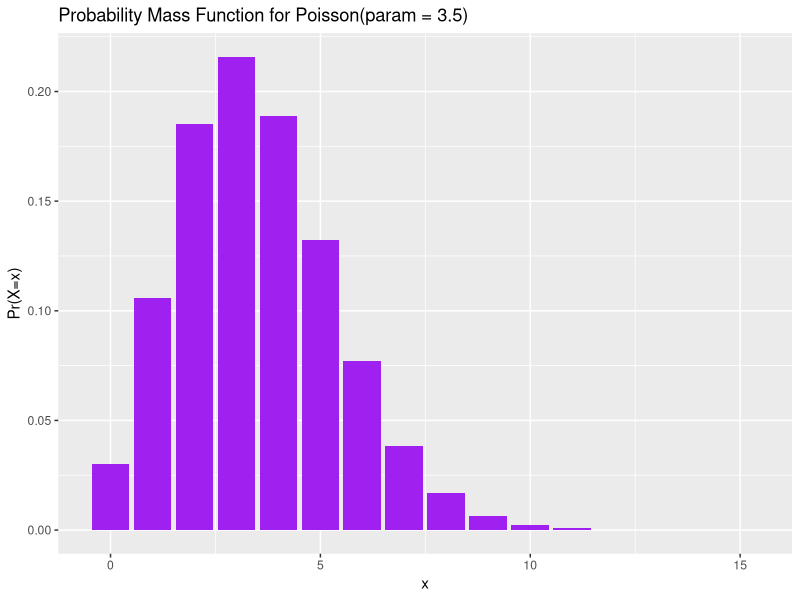
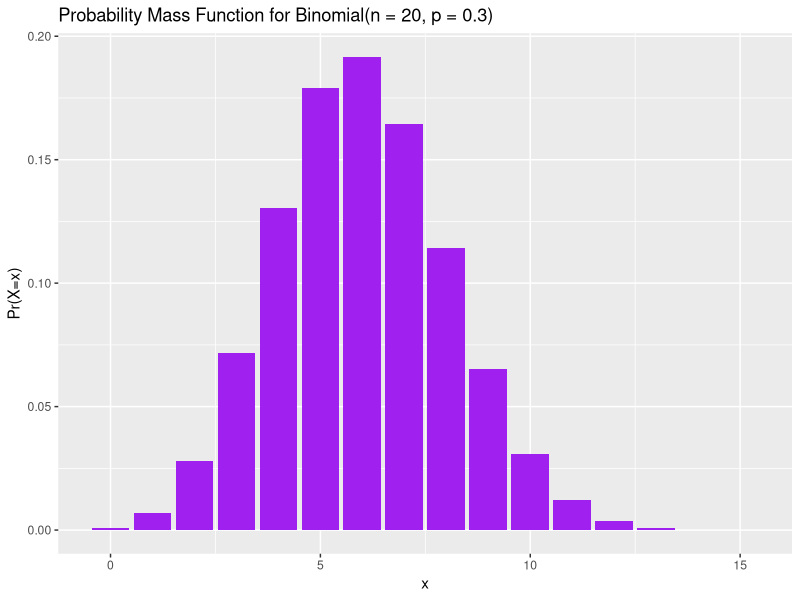
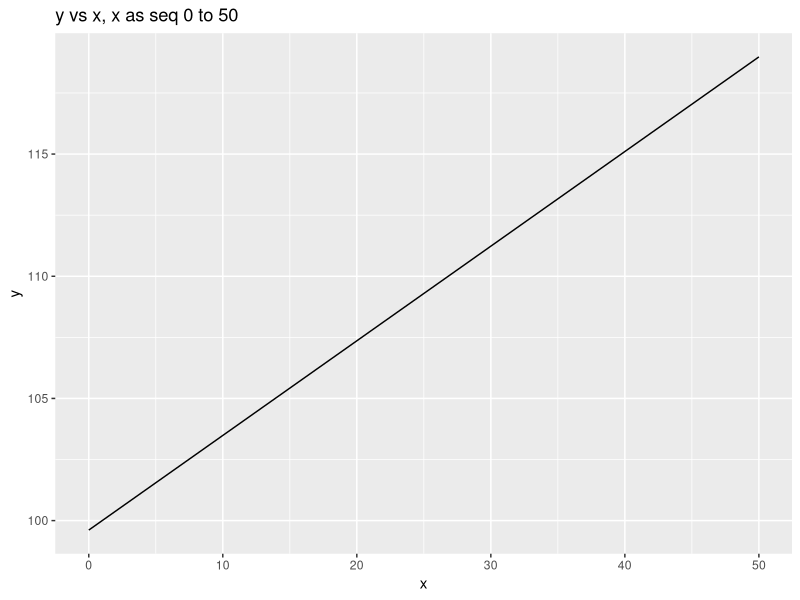
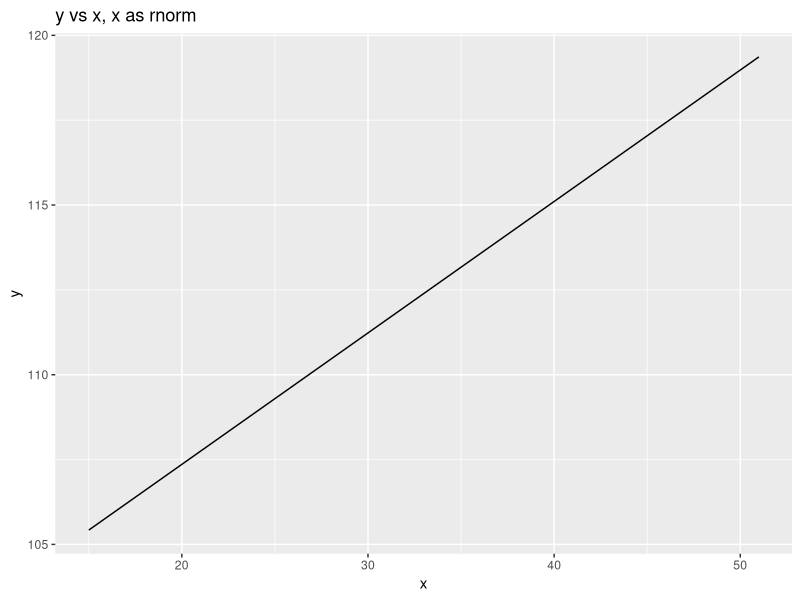

R code for these plots, in order:
## ---- chunk 1
knitr::opts_chunk$set(echo = TRUE, tidy = T)
library(tidyverse)
## ---- chunk 2
poissonpmf <- tibble(x = 0:15, prob = dpois(x, 3.5))

ggplot(data = poissonpmf, mapping = aes(x = x, y = prob)) +
  geom_col(fill = 'purple') +
  ggtitle("Probability Mass Function for Poisson(param = 3.5)") +
  xlab("x") + ylab("Pr(X=x)")
## ---- chunk 3
random_binom <- tibble(x = 0:15, prob = dbinom(x, 20, 0.3))

ggplot(data = random_binom, mapping = aes(x = x, y = prob)) +
  geom_col(fill = 'purple') +
  ggtitle("Probability Mass Function for Binomial(n = 20, p = 0.3)") +
  xlab("x") + ylab("Pr(X=x)")
## ---- chunk 4
# line of y v. x
x <- 0:50
y <- 100 - sqrt(15/100) + sqrt(15/100) * x
df <- data.frame(x,y)
ggplot(data=df, mapping = aes(x = x, y = y)) + 
  geom_line() +
  ggtitle("y vs x, x as seq 0 to 50")

# line of y v. x, with x generated by rnorm 
x <- rnorm(50, 35, 10) %/% 1
y <- 100 - sqrt(15 / 100) + sqrt(15 / 100) * x
df <- data.frame(x, y)
ggplot(data = df, mapping = aes(x = x, y = y)) +
  geom_line() +
  ggtitle("y vs x, x as rnorm")
## ---- chunk 5
# Expected value
expectedY <- 0
for (i in 1:6) {
  expectedY <- expectedY + i * (1 / 6)
}
expectedY
# Variance
VarY <- 0
for (i in 1:6) {
  VarY <- VarY + (i - 3.5) ^ 2 * (1 / 6)
}
VarY
# std
stdY <- sqrt(VarY)
stdY
## ---- chunk 6
pmf_rand <- tibble(value = c(25, 30, 45, 50),
                   prob = c(0.15, 0.25, 0.35, 0.25))
expectedX <- 0
v <- pmf_rand[["value"]]
p <- pmf_rand[["prob"]]
for (i in 1:length(v)) {
  expectedX <- expectedX + v[i] * p[i]
}
expectedX
# Variance
VarX <- 0
meanY <- mean(v)
for (i in 1:length(v)) {
  VarX <- VarX + (v[i] - meanY) ^ 2 * p[i]
}
VarX
# std
stdX <- sqrt(VarX)
stdX
## ---- chunk 7
prob_win_3_or_more <- 0

for (i in 3:8) {
  prob_win_3_or_more <- prob_win_3_or_more + dbinom(i,8,0.2)
}

prob_win_3_or_more
## ---- chunk 8
prob_win_less_than_3 <- 0

for (i in 0:2) {
  prob_win_less_than_3 <- prob_win_less_than_3 + dbinom(i,8,0.2)
}

prob_win_less_than_3 <- 1 - prob_win_less_than_3

prob_win_less_than_3
